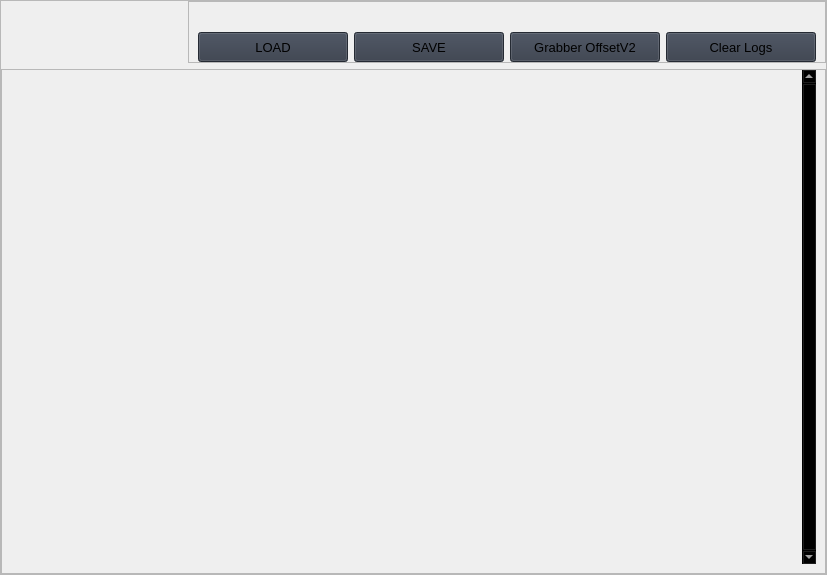
                           <widget class="QFrame" name="frame_6">
                            <property name="frameShape">
                             <enum>QFrame::StyledPanel</enum>
                            </property>
                            <property name="frameShadow">
                             <enum>QFrame::Raised</enum>
                            </property>
                            <layout class="QVBoxLayout" name="verticalLayout_23">
                             <property name="leftMargin">
                              <number>0</number>
                             </property>
                             <property name="topMargin">
                              <number>0</number>
                             </property>
                             <property name="rightMargin">
                              <number>0</number>
                             </property>
                             <property name="bottomMargin">
                              <number>0</number>
                             </property>
                             <item alignment="Qt::AlignRight">
                              <widget class="QFrame" name="frame_11">
                               <property name="frameShape">
                                <enum>QFrame::StyledPanel</enum>
                               </property>
                               <property name="frameShadow">
                                <enum>QFrame::Raised</enum>
                               </property>
                               <layout class="QHBoxLayout" name="horizontalLayout_13">
                                <property name="topMargin">
                                 <number>30</number>
                                </property>
                                <property name="bottomMargin">
                                 <number>0</number>
                                </property>
                                <item>
                                 <widget class="QPushButton" name="load_config_button">
                                  <property name="minimumSize">
                                   <size>
                                    <width>150</width>
                                    <height>30</height>
                                   </size>
                                  </property>
                                  <property name="font">
                                   <font>
                                    <family>Segoe UI</family>
                                    <pointsize>10</pointsize>
                                    <weight>50</weight>
                                    <italic>false</italic>
                                    <bold>false</bold>
                                   </font>
                                  </property>
                                  <property name="cursor">
                                   <cursorShape>PointingHandCursor</cursorShape>
                                  </property>
                                  <property name="styleSheet">
                                   <string notr="true">background-color: rgb(52, 59, 72);</string>
                                  </property>
                                  <property name="text">
                                   <string>LOAD</string>
                                  </property>
                                  <property name="icon">
                                   <iconset resource="resources.qrc">
                                    <normaloff>:/icons/images/icons/cil-folder-open.png</normaloff>:/icons/images/icons/cil-folder-open.png</iconset>
                                  </property>
                                 </widget>
                                </item>
                                <item>
                                 <widget class="QPushButton" name="save_config_button">
                                  <property name="minimumSize">
                                   <size>
                                    <width>150</width>
                                    <height>30</height>
                                   </size>
                                  </property>
                                  <property name="font">
                                   <font>
                                    <family>Segoe UI</family>
                                    <pointsize>10</pointsize>
                                    <weight>50</weight>
                                    <italic>false</italic>
                                    <bold>false</bold>
                                   </font>
                                  </property>
                                  <property name="cursor">
                                   <cursorShape>PointingHandCursor</cursorShape>
                                  </property>
                                  <property name="styleSheet">
                                   <string notr="true">background-color: rgb(52, 59, 72);</string>
                                  </property>
                                  <property name="text">
                                   <string>SAVE</string>
                                  </property>
                                  <property name="icon">
                                   <iconset resource="resources.qrc">
                                    <normaloff>:/icons/images/icons/cil-folder-open.png</normaloff>:/icons/images/icons/cil-folder-open.png</iconset>
                                  </property>
                                 </widget>
                                </item>
                                <item>
                                 <widget class="QPushButton" name="start_generation_button2">
                                  <property name="minimumSize">
                                   <size>
                                    <width>150</width>
                                    <height>30</height>
                                   </size>
                                  </property>
                                  <property name="font">
                                   <font>
                                    <family>Segoe UI</family>
                                    <pointsize>10</pointsize>
                                    <weight>50</weight>
                                    <italic>false</italic>
                                    <bold>false</bold>
                                   </font>
                                  </property>
                                  <property name="cursor">
                                   <cursorShape>PointingHandCursor</cursorShape>
                                  </property>
                                  <property name="styleSheet">
                                   <string notr="true">background-color: rgb(52, 59, 72);</string>
                                  </property>
                                  <property name="text">
                                   <string>Grabber OffsetV2</string>
                                  </property>
                                  <property name="icon">
                                   <iconset resource="resources.qrc">
                                    <normaloff>:/icons/images/icons/cil-folder-open.png</normaloff>:/icons/images/icons/cil-folder-open.png</iconset>
                                  </property>
                                 </widget>
                                </item>
                                <item>
                                 <widget class="QPushButton" name="clear_log_button">
                                  <property name="minimumSize">
                                   <size>
                                    <width>150</width>
                                    <height>30</height>
                                   </size>
                                  </property>
                                  <property name="font">
                                   <font>
                                    <family>Segoe UI</family>
                                    <pointsize>10</pointsize>
                                    <weight>50</weight>
                                    <italic>false</italic>
                                    <bold>false</bold>
                                   </font>
                                  </property>
                                  <property name="cursor">
                                   <cursorShape>PointingHandCursor</cursorShape>
                                  </property>
                                  <property name="styleSheet">
                                   <string notr="true">background-color: rgb(52, 59, 72);</string>
                                  </property>
                                  <property name="text">
                                   <string>Clear Logs</string>
                                  </property>
                                  <property name="icon">
                                   <iconset resource="resources.qrc">
                                    <normaloff>:/icons/images/icons/cil-folder-open.png</normaloff>:/icons/images/icons/cil-folder-open.png</iconset>
                                  </property>
                                 </widget>
                                </item>
                               </layout>
                              </widget>
                             </item>
                             <item>
                              <widget class="QFrame" name="frame_10">
                               <property name="frameShape">
                                <enum>QFrame::StyledPanel</enum>
                               </property>
                               <property name="frameShadow">
                                <enum>QFrame::Raised</enum>
                               </property>
                               <layout class="QVBoxLayout" name="verticalLayout_24">
                                <property name="leftMargin">
                                 <number>0</number>
                                </property>
                                <property name="topMargin">
                                 <number>0</number>
                                </property>
                                <item>
                                 <widget class="QTableWidget" name="table_widget">
                                  <property name="sizePolicy">
                                   <sizepolicy hsizetype="Expanding" vsizetype="Expanding">
                                    <horstretch>0</horstretch>
                                    <verstretch>0</verstretch>
                                   </sizepolicy>
                                  </property>
                                  <property name="palette">
                                   <palette>
                                    <active>
                                     <colorrole role="WindowText">
                                      <brush brushstyle="SolidPattern">
                                       <color alpha="255">
                                        <red>255</red>
                                        <green>255</green>
                                        <blue>255</blue>
                                       </color>
                                      </brush>
                                     </colorrole>
                                     <colorrole role="Button">
                                      <brush brushstyle="SolidPattern">
                                       <color alpha="0">
                                        <red>0</red>
                                        <green>0</green>
                                        <blue>0</blue>
                                       </color>
                                      </brush>
                                     </colorrole>
                                     <colorrole role="Text">
                                      <brush brushstyle="SolidPattern">
                                       <color alpha="255">
                                        <red>255</red>
                                        <green>255</green>
                                        <blue>255</blue>
                                       </color>
                                      </brush>
                                     </colorrole>
                                     <colorrole role="ButtonText">
                                      <brush brushstyle="SolidPattern">
                                       <color alpha="255">
                                        <red>255</red>
                                        <green>255</green>
                                        <blue>255</blue>
                                       </color>
                                      </brush>
                                     </colorrole>
                                     <colorrole role="Base">
                                      <brush brushstyle="NoBrush">
                                       <color alpha="255">
                                        <red>0</red>
                                        <green>0</green>
                                        <blue>0</blue>
                                       </color>
                                      </brush>
                                     </colorrole>
                                     <colorrole role="Window">
                                      <brush brushstyle="SolidPattern">
                                       <color alpha="0">
                                        <red>0</red>
                                        <green>0</green>
                                        <blue>0</blue>
                                       </color>
                                      </brush>
                                     </colorrole>
                                    </active>
                                    <inactive>
                                     <colorrole role="WindowText">
                                      <brush brushstyle="SolidPattern">
                                       <color alpha="255">
                                        <red>255</red>
                                        <green>255</green>
                                        <blue>255</blue>
                                       </color>
                                      </brush>
                                     </colorrole>
                                     <colorrole role="Button">
                                      <brush brushstyle="SolidPattern">
                                       <color alpha="0">
                                        <red>0</red>
                                        <green>0</green>
                                        <blue>0</blue>
                                       </color>
                                      </brush>
                                     </colorrole>
                                     <colorrole role="Text">
                                      <brush brushstyle="SolidPattern">
                                       <color alpha="255">
                                        <red>255</red>
                                        <green>255</green>
                                        <blue>255</blue>
                                       </color>
                                      </brush>
                                     </colorrole>
                                     <colorrole role="ButtonText">
                                      <brush brushstyle="SolidPattern">
                                       <color alpha="255">
                                        <red>255</red>
                                        <green>255</green>
                                        <blue>255</blue>
                                       </color>
                                      </brush>
                                     </colorrole>
                                     <colorrole role="Base">
                                      <brush brushstyle="NoBrush">
                                       <color alpha="255">
                                        <red>0</red>
                                        <green>0</green>
                                        <blue>0</blue>
                                       </color>
                                      </brush>
                                     </colorrole>
                                     <colorrole role="Window">
                                      <brush brushstyle="SolidPattern">
                                       <color alpha="0">
                                        <red>0</red>
                                        <green>0</green>
                                        <blue>0</blue>
                                       </color>
                                      </brush>
                                     </colorrole>
                                    </inactive>
                                    <disabled>
                                     <colorrole role="WindowText">
                                      <brush brushstyle="SolidPattern">
                                       <color alpha="255">
                                        <red>255</red>
                                        <green>255</green>
                                        <blue>255</blue>
                                       </color>
                                      </brush>
                                     </colorrole>
                                     <colorrole role="Button">
                                      <brush brushstyle="SolidPattern">
                                       <color alpha="0">
                                        <red>0</red>
                                        <green>0</green>
                                        <blue>0</blue>
                                       </color>
                                      </brush>
                                     </colorrole>
                                     <colorrole role="Text">
                                      <brush brushstyle="SolidPattern">
                                       <color alpha="255">
                                        <red>255</red>
                                        <green>255</green>
                                        <blue>255</blue>
                                       </color>
                                      </brush>
                                     </colorrole>
                                     <colorrole role="ButtonText">
                                      <brush brushstyle="SolidPattern">
                                       <color alpha="255">
                                        <red>255</red>
                                        <green>255</green>
                                        <blue>255</blue>
                                       </color>
                                      </brush>
                                     </colorrole>
                                     <colorrole role="Base">
                                      <brush brushstyle="NoBrush">
                                       <color alpha="255">
                                        <red>0</red>
                                        <green>0</green>
                                        <blue>0</blue>
                                       </color>
                                      </brush>
                                     </colorrole>
                                     <colorrole role="Window">
                                      <brush brushstyle="SolidPattern">
                                       <color alpha="0">
                                        <red>0</red>
                                        <green>0</green>
                                        <blue>0</blue>
                                       </color>
                                      </brush>
                                     </colorrole>
                                    </disabled>
                                   </palette>
                                  </property>
                                  <property name="acceptDrops">
                                   <bool>true</bool>
                                  </property>
                                  <property name="frameShape">
                                   <enum>QFrame::NoFrame</enum>
                                  </property>
                                  <property name="verticalScrollBarPolicy">
                                   <enum>Qt::ScrollBarAlwaysOn</enum>
                                  </property>
                                  <property name="sizeAdjustPolicy">
                                   <enum>QAbstractScrollArea::AdjustToContents</enum>
                                  </property>
                                  <property name="editTriggers">
                                   <set>QAbstractItemView::NoEditTriggers</set>
                                  </property>
                                  <property name="selectionMode">
                                   <enum>QAbstractItemView::SingleSelection</enum>
                                  </property>
                                  <property name="selectionBehavior">
                                   <enum>QAbstractItemView::SelectRows</enum>
                                  </property>
                                  <property name="showGrid">
                                   <bool>true</bool>
                                  </property>
                                  <property name="gridStyle">
                                   <enum>Qt::SolidLine</enum>
                                  </property>
                                  <property name="sortingEnabled">
                                   <bool>false</bool>
                                  </property>
                                  <attribute name="horizontalHeaderVisible">
                                   <bool>false</bool>
                                  </attribute>
                                  <attribute name="horizontalHeaderCascadingSectionResizes">
                                   <bool>true</bool>
                                  </attribute>
                                  <attribute name="horizontalHeaderDefaultSectionSize">
                                   <number>200</number>
                                  </attribute>
                                  <attribute name="horizontalHeaderStretchLastSection">
                                   <bool>true</bool>
                                  </attribute>
                                  <attribute name="verticalHeaderVisible">
                                   <bool>false</bool>
                                  </attribute>
                                  <attribute name="verticalHeaderCascadingSectionResizes">
                                   <bool>false</bool>
                                  </attribute>
                                  <attribute name="verticalHeaderHighlightSections">
                                   <bool>false</bool>
                                  </attribute>
                                  <attribute name="verticalHeaderStretchLastSection">
                                   <bool>true</bool>
                                  </attribute>
                                  <row>
                                   <property name="text">
                                    <string>New Row</string>
                                   </property>
                                   <property name="font">
                                    <font>
                                     <family>Segoe UI</family>
                                    </font>
                                   </property>
                                  </row>
                                  <row>
                                   <property name="text">
                                    <string>New Row</string>
                                   </property>
                                  </row>
                                  <row>
                                   <property name="text">
                                    <string>New Row</string>
                                   </property>
                                  </row>
                                  <row>
                                   <property name="text">
                                    <string>New Row</string>
                                   </property>
                                  </row>
                                  <row>
                                   <property name="text">
                                    <string>New Row</string>
                                   </property>
                                  </row>
                                  <row>
                                   <property name="text">
                                    <string>New Row</string>
                                   </property>
                                  </row>
                                  <row>
                                   <property name="text">
                                    <string>New Row</string>
                                   </property>
                                  </row>
                                  <row>
                                   <property name="text">
                                    <string>New Row</string>
                                   </property>
                                  </row>
                                  <row>
                                   <property name="text">
                                    <string>New Row</string>
                                   </property>
                                  </row>
                                  <row>
                                   <property name="text">
                                    <string>New Row</string>
                                   </property>
                                  </row>
                                  <row>
                                   <property name="text">
                                    <string>New Row</string>
                                   </property>
                                  </row>
                                  <row>
                                   <property name="text">
                                    <string>New Row</string>
                                   </property>
                                  </row>
                                  <row>
                                   <property name="text">
                                    <string>New Row</string>
                                   </property>
                                  </row>
                                  <row>
                                   <property name="text">
                                    <string>New Row</string>
                                   </property>
                                  </row>
                                  <row>
                                   <property name="text">
                                    <string>New Row</string>
                                   </property>
                                  </row>
                                  <row>
                                   <property name="text">
                                    <string>New Row</string>
                                   </property>
                                  </row>
                                  <column>
                                   <property name="text">
                                    <string>Features</string>
                                   </property>
                                  </column>
                                  <column>
                                   <property name="text">
                                    <string>ClassName</string>
                                   </property>
                                  </column>
                                  <column>
                                   <property name="text">
                                    <string>Method</string>
                                   </property>
                                  </column>
                                  <column>
                                   <property name="text">
                                    <string>Field</string>
                                   </property>
                                  </column>
                                  <item row="0" column="0">
                                   <property name="text">
                                    <string/>
                                   </property>
                                  </item>
                                  <item row="0" column="1">
                                   <property name="text">
                                    <string/>
                                   </property>
                                  </item>
                                  <item row="0" column="2">
                                   <property name="text">
                                    <string/>
                                   </property>
                                  </item>
                                  <item row="0" column="3">
                                   <property name="text">
                                    <string/>
                                   </property>
                                  </item>
                                 </widget>
                                </item>
                               </layout>
                              </widget>
                             </item>
                            </layout>
                           </widget>
